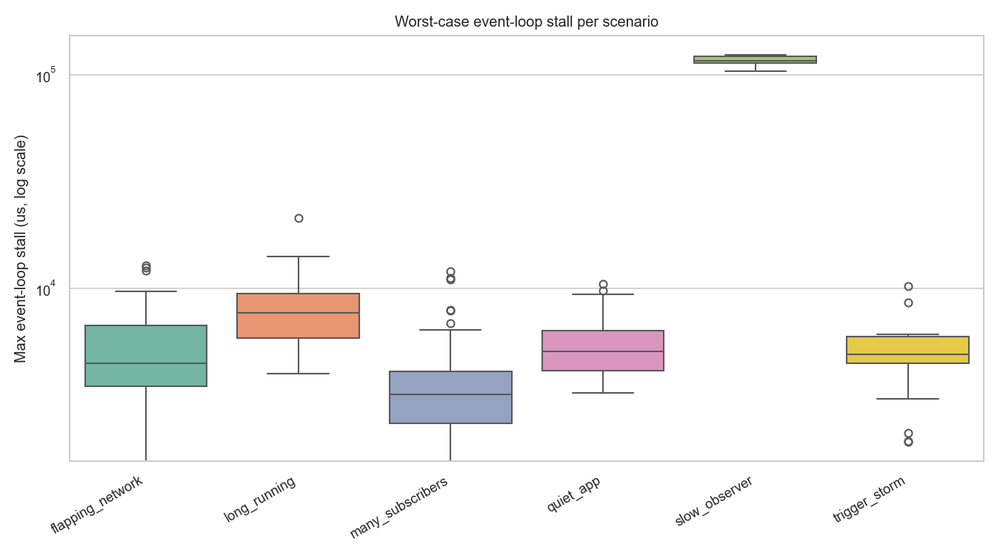
#> input picture benchmark/reports/headline_max_stall.png, 1000 x 556 px, shrunk from 1350 x 750 before the run
$ python -i charts.py   (imports and definitions only)
#> lines starting #> are read from the running program, lines starting #| are printed output that depends on the picture
"""Chart renderers - 4 report PNGs, 4 paired compare PNGs, 1 forest plot.

Module-level imports of matplotlib / polars / seaborn / pandas are
intentional - this module only makes sense if the analysis stack is
installed. Subcommands gate the call site (`cmd_report` / `cmd_compare`)
with an explicit `find_spec` check so the import error message points
users at `uv sync` rather than crashing here.

Each plot fn returns the output `Path` it wrote to (caller threads the
return into a chart-paths list); helpers that can produce nothing return
`None` so the caller knows to skip the slot in markdown.
"""

from __future__ import annotations

from pathlib import Path

import matplotlib.pyplot as plt
import pandas as pd
import polars as pl
import seaborn as sns

from bicc_bench.config import (
    CHART_DPI,
    CHART_PALETTE,
    FOREST_COLOUR_IMPROVEMENT,
    FOREST_COLOUR_NOT_SIG,
    FOREST_COLOUR_REGRESSION,
)
from bicc_bench.data.dtos.compare_row import CompareRow
from bicc_bench.data.dtos.result_record import ResultRecord, flatten_records


def set_default_theme() -> None:
    """Apply the shared seaborn theme. Idempotent, and cmd_X calls it once at start."""
    sns.set_theme(style="whitegrid", context="paper", palette=CHART_PALETTE)


# [128 lines left out: functions write_empty_chart, plot_headline_max_stall, plot_memory_peak_rss, plot_scenario_stability, not called in this run]


def plot_subscriber_scaling(dataframe: pl.DataFrame, out_path: Path) -> Path | None:
    """Line plot of `microseconds_per_emission` vs subscriber_count.

    Uses the `status_emission` micro: synchronous broadcast cost in
    isolation. Production `InternetConnection` uses async broadcast where
    the producer pays constant cost regardless of N; this chart isolates
    the per-listener delivery cost.

    Returns None (and writes nothing) when there's no status_emission data
    in the input - the caller skips the slot in SUMMARY.md.
    """
    metric = "microseconds_per_emission"
    has_subscriber_count = "subscriber_count" in dataframe.columns
    has_metric = metric in dataframe.columns
    if not (has_subscriber_count and has_metric):
        return None

    plot_df = (
        dataframe.filter(pl.col("scenario") == "status_emission")
        .filter(pl.col(metric).is_not_null())
        .filter(pl.col("subscriber_count").is_not_null())
        .select(["subscriber_count", metric])
        .to_pandas()
    )
    if plot_df.empty:
        return None

    fig, ax = plt.subplots(figsize=(8, 5))
    sns.pointplot(
        data=plot_df,
        x="subscriber_count",
        y=metric,
        ax=ax,
        errorbar=("pi", 50),
        marker="o",
        linestyle="-",
        color="#4c72b0",
    )
    ax.set_xlabel("Subscriber count")
    ax.set_ylabel("Broadcast cost (us / emit)")
    ax.set_title("Sync-broadcast cost scales linearly with subscribers")
    plt.tight_layout()
    fig.savefig(out_path, dpi=CHART_DPI)
    plt.close(fig)
    return out_path


# ---- compare charts (two datasets) ----------------------------------------


# [213 lines left out: functions paired_dataframe, plot_compare_headline_max_stall, plot_compare_memory_peak_rss, plot_compare_scenario_stability, plot_compare_subscriber_scaling, plot_compare_forest and 1 more, not called in this run]


# `pd` is intentionally imported at module level even though only the type
# annotations would notice - keeping it ensures pandas is available when
# polars hands off frames to seaborn via `.to_pandas()` (which uses pyarrow
# under the hood). Suppress the unused warning here.
_ = pd

>>> import cv2
>>> picture = cv2.imread('../../../../reports/headline_max_stall.png', cv2.IMREAD_GRAYSCALE)
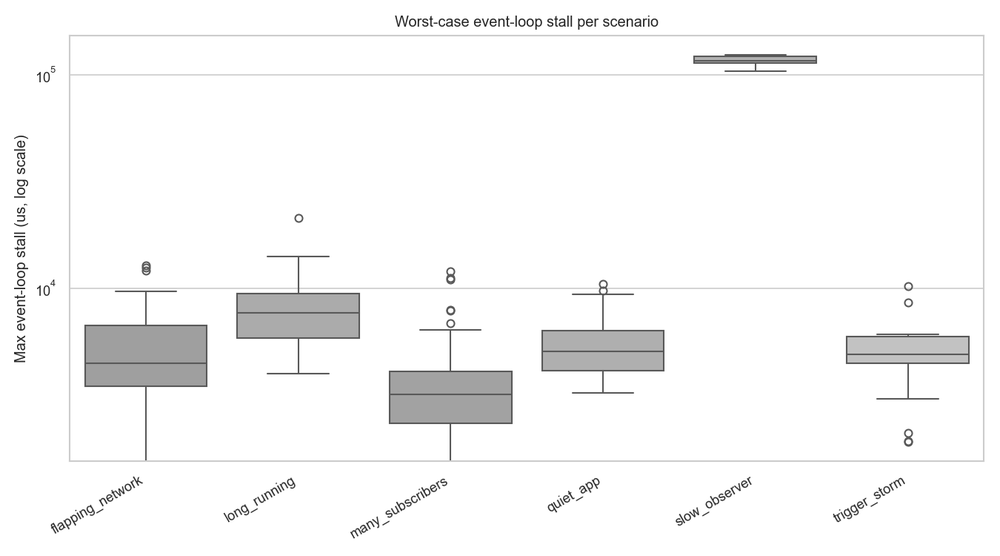
#> picture: shape (556, 1000); min 0, max 255, mean 247.2
>>> result = plot_subscriber_scaling(picture, 'out.png')
#> (the run stopped early here; a loop or call above may not have finished)

$ run again, on benchmark/reports/headline_tick_drift.png
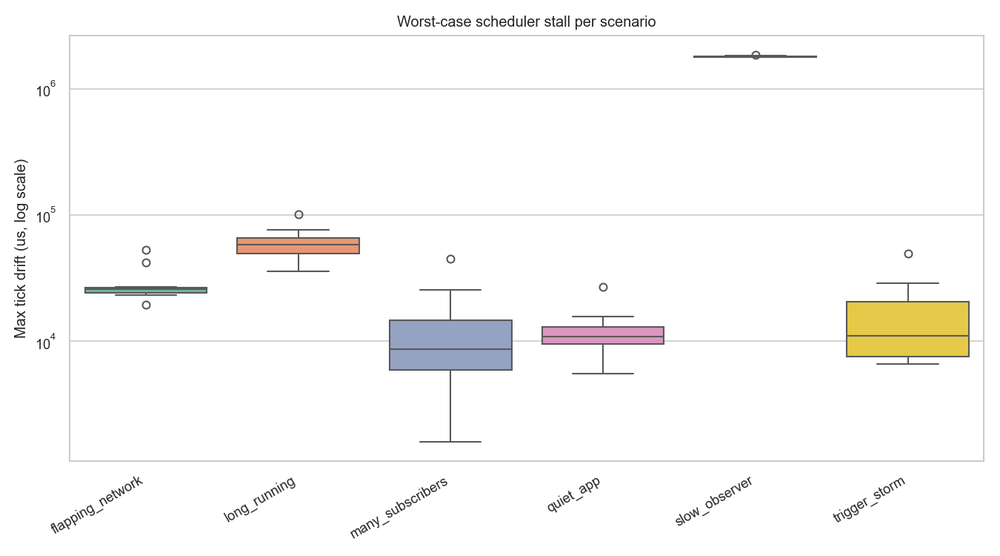
#> input picture benchmark/reports/headline_tick_drift.png, 1000 x 556 px, shrunk from 1350 x 750 before the run
#> `picture = cv2.imread('../../../../reports/headline_max_stall.png', cv2..`:
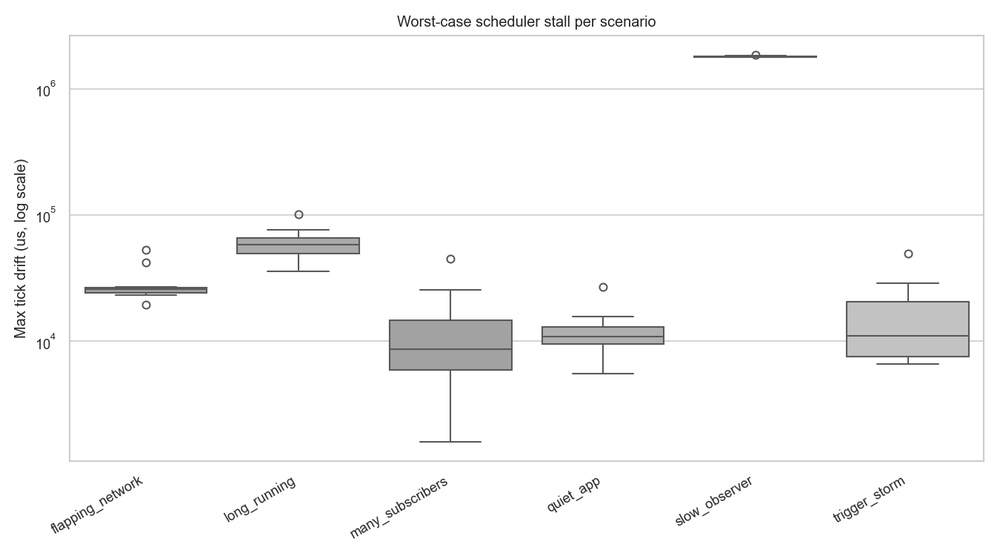
#> picture: shape (556, 1000); min 6, max 255, mean 249.3

$ run again, on benchmark/reports/memory_peak_rss.png
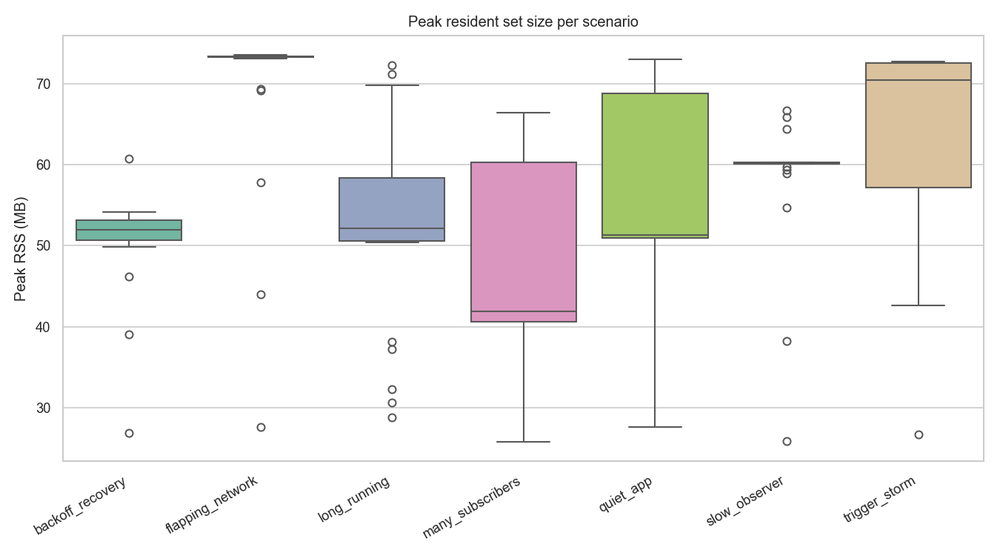
#> input picture benchmark/reports/memory_peak_rss.png, 1000 x 556 px, shrunk from 1350 x 750 before the run
#> `picture = cv2.imread('../../../../reports/headline_max_stall.png', cv2..`:
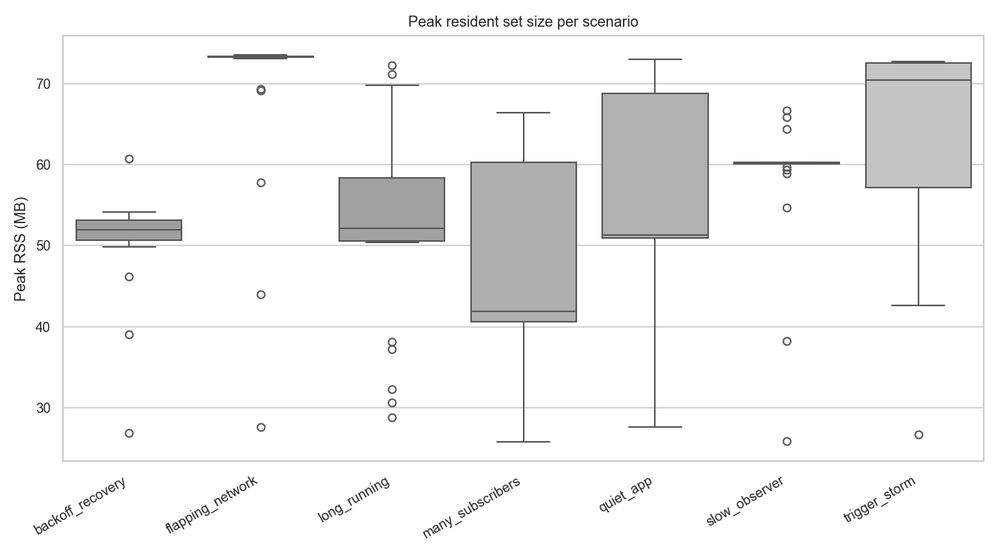
#> picture: shape (556, 1000); min 8, max 255, mean 243.4
